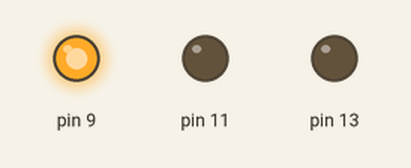
Bench run of a sketch on a simulated Arduino Uno, built with avr-gcc and run on an emulated ATmega328P. Parts: output pins drawn as LEDs (lit = HIGH).

Above: at 0.5 s.
At 1.5 s:
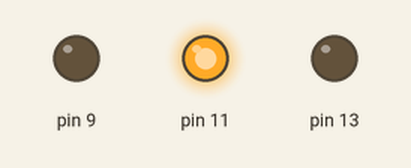
At 5.5 s:
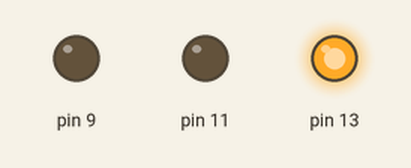
Timing chart, 0 to 6.9 s (numbered marks = the images above):
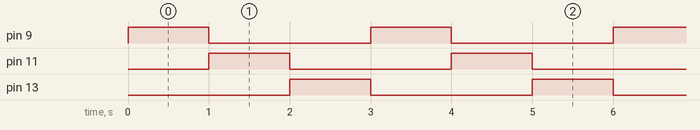

The sketch:

sketch_aug02a.ino
```cpp
void setup() {

  pinMode( 13, OUTPUT );
  pinMode( 11, OUTPUT );
  pinMode( 9, OUTPUT );
}

void loop() {
  digitalWrite( 13, LOW );
  digitalWrite( 9, HIGH );
  delay(1000);
  digitalWrite( 11, HIGH );
  digitalWrite( 9, LOW );
  delay(1000);
  digitalWrite( 13, HIGH );
  digitalWrite( 11, LOW );
  delay(1000);

}
```

Measured:
- by itself, pin 9, pin 11, pin 13: alternates HIGH for 1.0 s and LOW for 2.0 s
- by itself, everything shown: repeats every 3.0 s, in 3 steps
